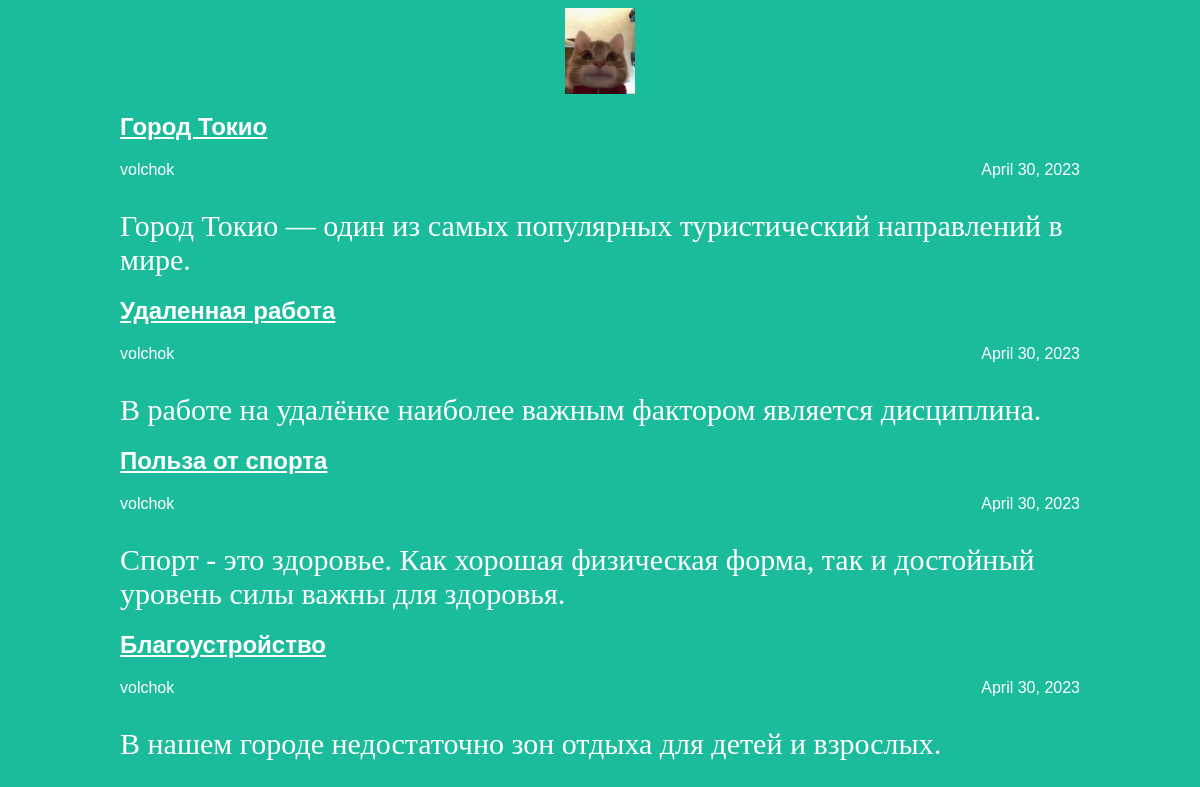
The page / on the database its author committed.
### articles/models.py (models this page shows, shortened)
class Article(models.Model):
    title = models.CharField(max_length=200)
    author = models.ForeignKey(User, on_delete=models.CASCADE)
    text = models.TextField()
    created_date = models.DateField(auto_now_add=True)
    def get_excerpt(self):
        return self.text[:140] + "..." if len(self.text) > 140 else self.text

### articles/views.py (the view)
# urls.py: path('', views.archive, name='home'),
def archive(request):
    return render(request, 'archive.html', {"posts": Article.objects.all()})

### articles/templates/archive.html (shortened to what this page needs)
<!DOCTYPE html>
<head>
<link rel="stylesheet" href="/static/css/article.css">
</head>
<body>
<div class="header">
    <img src="{{ STATIC_URL }}static/img/logo.png" width="auto" height="100px" />
</div>
    <div class="archive">
        {% for post in posts %}
            <div class="one-post">
                <h2 class="post-title"><a href="article/{{ post.id }}">{{ post.title }}</a></h2>
                <div class="article-info">
                    <div class="article-author">{{ post.author.username }}</div>
                    <div class="article-created-date">{{ post.created_date }}</div>
                </div>
                <p class="article-text">{{ post.get_excerpt }}</p>
            </div>
        {% endfor %}
     </div>
</body>
</html>

### articles/static/css/article.css (style rules this page uses)
body { background: #1abc9c; font-family: Tahoma, Arial, sans-serif; color: #ffffff; }
p, h1 { font-family: Georgia, 'Times New Roman', Times, serif; }
p, h4 { font-size: 30px; margin-bottom: 0; }
img { height: 30px; width: auto; }
a { color: inherit !important; }
.header img { display: block; width: 70px; margin: auto; height: auto; }
.archive { width: 960px; margin-left: auto; margin-right: auto; }
.post-title a { color: #ffffff; }
.article-author { width: 50%; float: left; }
.article-created-date { text-align: right; }

### rows shown on the page
Article: title "Город Токио", author.username "volchok", created_date "April 30, 2023", get_excerpt "Город Токио — один из самых популярных туристический направлений в мире."
Article: title "Удаленная работа", author.username "volchok", created_date "April 30, 2023", get_excerpt "В работе на удалёнке наиболее важным фактором является дисциплина."
Article: title "Польза от спорта", author.username "volchok", created_date "April 30, 2023", get_excerpt "Спорт - это здоровье. Как хорошая физическая форма, так и достойный уровень силы важны для здоровья."
Article: title "Благоустройство", author.username "volchok", created_date "April 30, 2023", get_excerpt "В нашем городе недостаточно зон отдыха для детей и взрослых."
